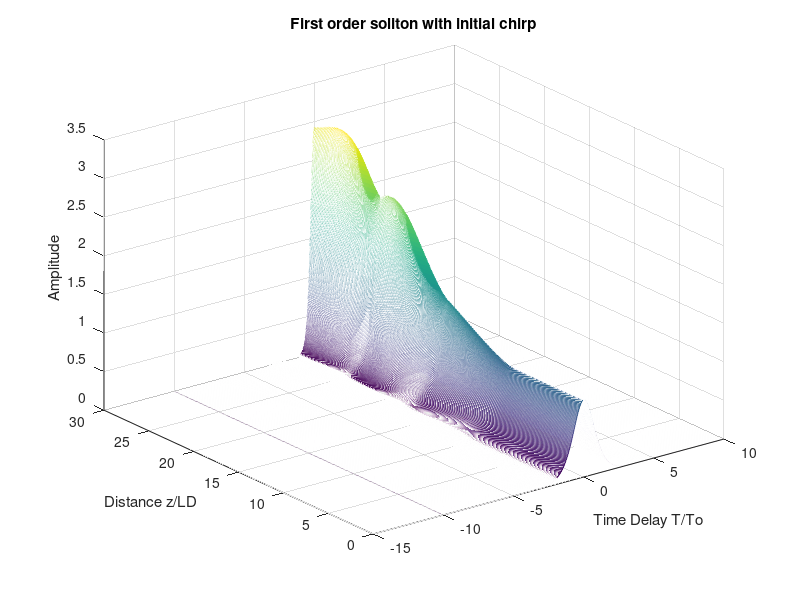
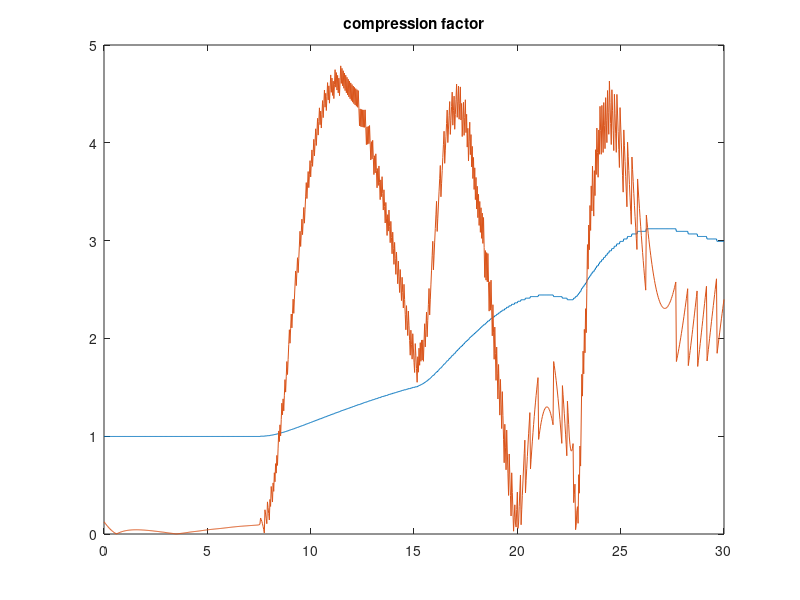
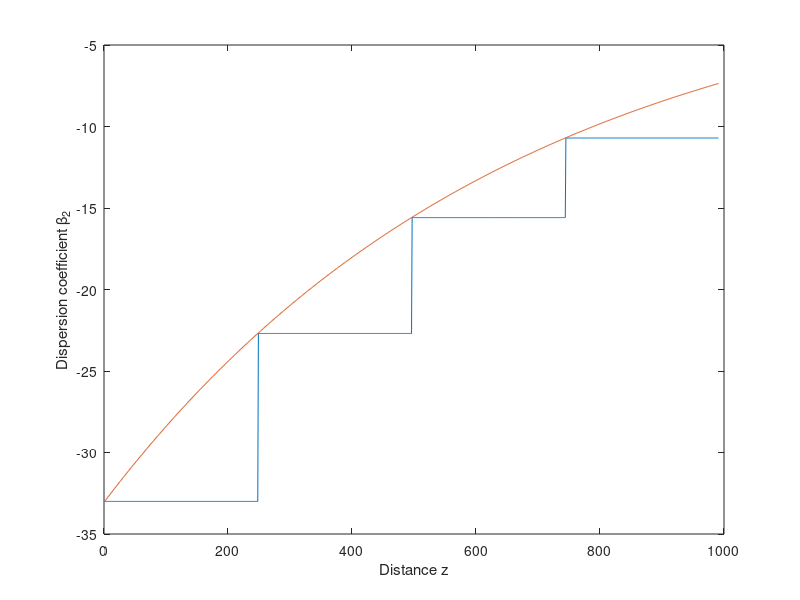

Write the MATLAB code that produced these figures, in order.
%Stepwise approximation of exponential DDF
%Add Sigma
%Change the stepping

%%
clc; clear all; close all;

b2 = -33;% -10;
b2_initial = b2;

To= 10; %Pulse width
T = 20*To;
nSamples = 2^13;

sigma = 0.05;
C = sigma/b2;

Fs = (nSamples-1)/T;

dt = 1/Fs;
t = (-nSamples/2:nSamples/2-1)*dt;

df = 2*pi/T;
f = (-nSamples/2:nSamples/2-1)*df;
f = fftshift(f);

N_order = 1;
Po = N_order^2;
Ld = To^2/abs(b2);
Lnl = Ld;
gama = 1/(Po*Ld);
L = 30;

dz = min(Ld,Lnl)/100;
z_vector = 0:dz:L;

%%
simul_wave = zeros(length(z_vector), length(t));
spec_wave = zeros(length(z_vector), length(t));
A = N_order*sech(t/To).*exp(1i*C*t.^2/(2*To^2));
fwhm1=find(abs(abs(A).^2)>abs(max(abs(A).^2)/2));
fwhm1=length(fwhm1);
fwhm_vec = zeros(1, length(z_vector));
%%
% f = ifftshift(f);

tot_steps = length(z_vector); %why 63?
segs = 4; %input variable
b2_step = tot_steps/segs;
b2_vec_inc = 0;
b2_vec = b2_initial;
for i = 1:length(z_vector)

%     b2 = b2_initial+((-b2_initial + b2_final)/(length(z_vector)))*i;
%     if i >= taper_start + taper_len + 1
%         gama = -b2/100;
%     end
    D = exp(1i*(dz/2)*b2*f.^2).*fft(A);
    D = ifft(D);
    N = exp(1i*gama*abs(A).^2*dz);
    A = D.*N;
    spec_wave(i,:) = ifftshift(abs(fft(A)));
    simul_wave(i,:) = abs(A).^2;
    

%     plot(t/To, simul_wave(i,:));
%     ylim([0 1.5])
%     pause(.00000001);

    
%     if i >= taper_start && i < taper_start + taper_len
%         b2_vec(i) = b2;
%         b2 = b2_initial+((-b2_initial + b2_final)/(taper_len))*i;
%         b2 = b2_initial*exp(-0.032*(i - taper_start));
%         b2 = b2_initial+((-b2_initial + b2_final)/(length(z_vector)))*i;
%         b2
        
        if fix(mod((i),tot_steps/segs)) == 0
%             b2_vec_inc = b2_vec_inc + b2_step;
%             b2_vec = [b2_vec b2_initial*exp(-0.032*b2_vec_inc)]; %???
            b2 = b2_initial*exp(-sigma*z_vector(i)); 
            b2_vec = [b2_vec b2];
%             b2 = b2_initial*exp(-0.032*b2_vec_inc);
        else
            b2_vec = [b2_vec b2];
        end

%         gama = (N_order^2 * abs(b2))/(max(simul_wave(i,:))*fwhm_vec(i)^2);
%         gama_vec = [gama_vec gama];
%         n_vec = [n_vec (gama*max(simul_wave(i,:))*fwhm_vec(i)^2)/abs(b2)];
%     end
    b2_vec_cont(i) = b2_initial*exp(-sigma*z_vector(i));
        
    fwhm=find(abs(abs(A).^2)>abs(max(abs(A).^2)/2));
    fwhm=length(fwhm);
    fwhm_vec(i) = fwhm;
    c_factor(i) = (fwhm1/fwhm);
    
%     if i ~= 1 && c_factor(i) < c_factor(i-1)
%         break
%     end

end

%%
figure;
mesh(t/To,z_vector, simul_wave);
xlabel('Time Delay T/To');
ylabel('Distance z/LD');
zlabel('Amplitude');
title('First order soliton with initial chirp');
% view(0, 90);
%%
% figure;
% plot(t/To,simul_wave(1,:));
% hold on;
% plot(t/To, simul_wave(20,:));
% hold on;
% plot(t/To, simul_wave(end,:));
% legend('z = 0', 'z = L/2', 'z = L');
% title({'Soliton pulse', 'in the anomalous dispersion regime'})
% xlabel('T/To')
% ylabel('Amplitude')
% 
% %%
% f = ifftshift(f);
%%
% figure;
% plot(f,spec_wave(1,:));
% hold on;
% plot(f,spec_wave(20,:));
% hold on;
% plot(f,spec_wave(end,:));
% legend('z = 0', 'z = L/2', 'z = L');
% title('Frequency spectrum')
% xlabel('f')
% ylabel('Amplitude')
% xlim([-5 5])

%%
for i = 1:length(z_vector)
    eT(i) = trapz(t/To,simul_wave(i,:));
    simAmp(i) = max(simul_wave(i,:));
    eSech(i) = 2*simAmp(i)*((fwhm_vec(i)*dt/To)/1.763); %1.763 is a constant from Cao Wai 2005 paper
    PE(i) = abs(eT(i)-eSech(i))/eT(i) *100;
end
%%
figure;
plot(z_vector,c_factor)
hold on
plot(z_vector,PE)
title('compression factor')

% max_cf = max(c_factor);
%%
% eT = trapz(t/To,simul_wave(end,:));
% simAmp = max(simul_wave(end,:));
% finWidth = fwhm_vec(end);
% eSech = 2*simAmp*((finWidth*dt/To)/1.763); %1.763 is a constant from Cao Wai 2005 paper
% PE = abs(eT-eSech)/eT *100;

%%
figure
plot(b2_vec(1:end-1))
hold on;
plot(b2_vec_cont)
% title('Initial idea'); %how to actually call this?
xlabel('Distance z');
ylabel('Dispersion coefficient \beta_2');
% xlim([0 30])
% hold on;
% i_vec = 1:length(z_vector);
% i_vec_2 = [i_vec, fliplr(i_vec)];
% inBetween = [b2_vec(1:end-1), fliplr(b2_vec_cont)];
% fill(i_vec_2, inBetween, 'g');

%%
area_diff = trapz(abs(b2_vec)) - trapz(abs(b2_vec_cont));